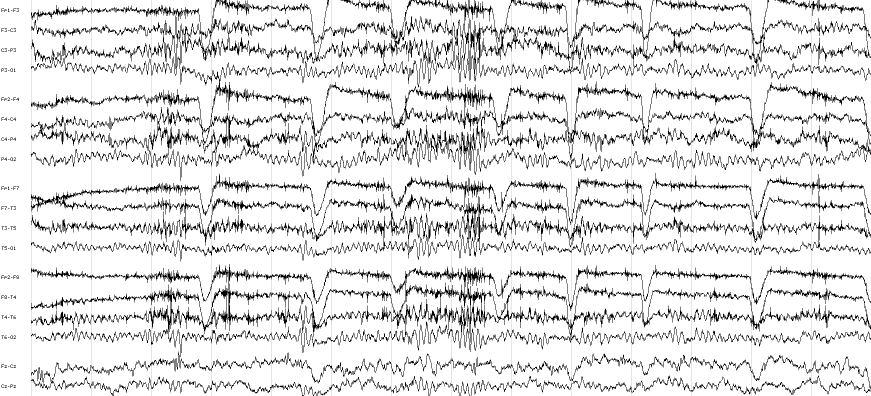
#> input picture scripts/read-lab/corpus/truthpaths/eng-blink-s4.png, 1742 x 792 px, given in place of eye-closure.png, which was not available (shown at 1/2 size)
$ python closure.py
#> lines starting #> are read from the running program, lines starting #| are printed output that depends on the picture; pictures that were not available may be replaced by others from this repository, and a replacement may not be noted
### scripts/read-lab/py/extract.py
"""Trace extraction from a clinical EEG page image.

Scratch investigation instrument. Recovers, per row, y(t) in row-height units,
with an ambiguity mask where traces cross.
"""
from PIL import Image
import numpy as np


def load_ink(path, keep_coloured=False):
    """Dark pixels = trace ink.

    By default coloured pixels are rejected, because published figures carry red
    ECG rows and coloured annotation boxes over black traces. The app's own page is
    the opposite case: it draws each chain in its group colour (blue #1a4fa0, red
    #8b1a1a), so with the default this reader sees ~0.6% ink on an app page against
    ~4.7% on a clinical one — 16 of 18 rows invisible. Pass keep_coloured=True for
    app renders.
    """
    a = np.asarray(Image.open(path).convert('RGB')).astype(int)
    H, W, _ = a.shape
    v = a.sum(axis=2)
    if keep_coloured:
        return v < 420, H, W
    sat = (a.max(axis=2) - a.min(axis=2)) > 45
    ink = (v < 420) & (~sat)          # dark, non-coloured = EEG trace
    return ink, H, W


def grid_period(ink_or_path, lblw=0, path=None):
    a = np.asarray(Image.open(path).convert('RGB')).astype(int)
    H, W, _ = a.shape
    v = a.sum(axis=2)
    prof = ((v > 500) & (v < 700)).sum(axis=0).astype(float)[lblw:]
    prof -= prof.mean()
    if prof.std() == 0:
        return None
    ac = np.correlate(prof, prof, mode='full')[len(prof) - 1:]
    ac /= ac[0]
    for lag in range(8, min(400, len(ac) - 1)):
        if ac[lag] > ac[lag - 1] and ac[lag] >= ac[lag + 1] and ac[lag] > 0.25:
            return lag
    return None


def comb_fit(ink, H, groups, lblw=0, pmin=12, pmax=120):
    prof = ink[:, lblw:].sum(axis=1).astype(float)
    n = sum(groups)
    best = None
    for pitch in np.arange(pmin, pmax, 0.25):
        for gap in np.arange(0, 1.51, 0.05):
            span = (n - 1 + (len(groups) - 1) * gap) * pitch
            if span > H - 4:
                continue
            offs, cum = [], 0
            for g in groups:
                for _ in range(g):
                    offs.append(cum); cum += 1
                cum += gap
            offs = np.array(offs) * pitch
            for y0 in np.arange(2, H - span - 2, 1.0):
                ys = (y0 + offs).astype(int)
                sc = prof[ys].sum()
                if best is None or sc > best[0]:
                    best = (sc, y0, pitch, gap, y0 + offs)
    return best


LIM_ROWS = 4.0   # a row may stray this many row-heights from its baseline.
# Was 0.95, which silently CLIPPED every deflection larger than one row-height —
# reference eye blinks run ~3.5 rows, so they were truncated to ~1.0 and then
# compared against engine values also sitting on the clip. A limit must be wider
# than the largest feature being measured, or it becomes the measurement.


# [39 lines left out: function track_rows, not called in this run]

### scripts/read-lab/py/trackers.py
"""Candidate trace-following methods, for scoring against ground truth.

The question: when traces cross, which reading strategy recovers the right
per-row path? Each function returns ys[row][x] in pixels.
"""
import numpy as np


def _runs(I, x):
    col = np.nonzero(I[:, x])[0]
    out = []
    for y in col:
        if out and y - out[-1][-1] <= 1:
            out[-1].append(y)
        else:
            out.append([y])
    return [(float(np.mean(r)), len(r), r[0], r[-1]) for r in out]


# ── A. order-based: match runs to rows top-to-bottom (the naive reader) ───────
# [148 lines left out: functions track_order, track_nearest, track_velocity, track_peel, _fill, track_peel2, not called in this run]


# ── F. segment-first: reconstruct out of order, anchors before gaps ──────────
def track_segments(I, baselines, pitch, conf_lim=0.6):
    """Do not read left to right.

    1. Find every column where a row is UNAMBIGUOUS — exactly one ink run within
       `conf_lim` of its baseline, and that row is the nearest row to it. There
       attribution is certain and needs no tracking at all.
    2. Those columns are anchors. Ambiguous spans sit BETWEEN two anchors, so
       they are constrained from both sides rather than extrapolated from one.
    3. Fill each span by two-sided interpolation, then snap to real ink where
       ink exists that the interpolation passes near.

    Sequential tracking propagates a single bad pick forever; this cannot,
    because every confident column is fixed independently of its neighbours.
    """
    H, W = I.shape
    n = len(baselines)
    ys = np.full((n, W), np.nan)
    conf = np.zeros((n, W), dtype=bool)
    B = np.asarray(baselines, float)

    for x in range(W):
        r = [c[0] for c in _runs(I, x)]
        if not r:
            continue
        r = np.array(r)
        for i in range(n):
            d = np.abs(r - B[i])
            j = int(np.argmin(d))
            if d[j] > conf_lim * pitch:
                continue
            # the run must belong to THIS row more than to any other
            if int(np.argmin(np.abs(B - r[j]))) != i:
                continue
            if np.sum(d <= conf_lim * pitch) != 1:
                continue
            ys[i, x] = r[j]
            conf[i, x] = True

    for i in range(n):
        idx = np.nonzero(conf[i])[0]
        if len(idx) < 2:
            ys[i] = B[i]
            continue
        ys[i] = np.interp(np.arange(W), idx, ys[i][idx])
        # inside each gap, snap to the nearest real ink to the interpolation
        gaps = np.nonzero(~conf[i])[0]
        for x in gaps:
            if x < idx[0] or x > idx[-1]:
                continue
            r = [c[0] for c in _runs(I, x)]
            if not r:
                continue
            r = np.array(r)
            j = int(np.argmin(np.abs(r - ys[i, x])))
            if abs(r[j] - ys[i, x]) <= 0.9 * pitch:
                ys[i, x] = r[j]
    return ys, conf


# ── G. segments + elimination inside the gaps ───────────────────────────────
# [87 lines left out: functions track_hybrid, _spans, not called in this run]

### scripts/read-lab/py/closure.py
"""What does the PDR do in the seconds after the eyes close? Read it off a page.

After eye closure a real PDR emerges prominently (learningeeg: it "emerges right
after the patient closes their eyes") and can run briefly FASTER than its resting
frequency — "alpha squeak". This measures both on any traced page, relative to the
same page's own settled PDR:

  envelope profile   posterior 8-13 Hz envelope in windows after the closure,
                     over the envelope from +3 s to the next event (the settled PDR)
  frequency profile  posterior alpha frequency in the same windows, from cycle
                     counting on the 7-14 Hz band-passed trace (zero crossings /2 per
                     second) — the reader's own method, counting, not a spectrum

The closure is the most prominent DOWNWARD excursion of the low-passed frontopolar
traces (Bell's phenomenon drives Fp positive = down).

    python closure.py            # the learningeeg eye-closure figure
"""
import os, sys
import numpy as np
from scipy.signal import butter, filtfilt, hilbert, find_peaks

HERE = os.path.dirname(os.path.abspath(__file__))
sys.path.insert(0, HERE)
import extract as E
import trackers as T

WINDOWS = [(0.0, 0.5), (0.5, 1.0), (1.0, 1.5), (1.5, 2.5), (2.5, 3.5)]


def bp(y, fs, lo, hi, order=4):
    b, a = butter(order, [lo / (fs / 2), hi / (fs / 2)], 'band')
    return filtfilt(b, a, np.nan_to_num(y - np.nanmean(y)))


def lp(y, fs, fc):
    b, a = butter(2, fc / (fs / 2), 'low')
    return filtfilt(b, a, np.nan_to_num(y - np.nanmedian(y)))


def closure_time(front_rows, fs, post_rows=None):
    """The eye closure is a frontal POSITIVE (downward) sweep AFTER WHICH THE PDR
    EMERGES — that second half is what makes it a closure and not a blink, and it is
    how learningeeg tells a reader to find it. Taking just the most prominent
    downswing picked x = 1088 on the second figure, where the alpha BEFORE the event
    was 2.2x the alpha after it. So: among prominent downswings, take the one with the
    largest posterior 8-13 Hz envelope rise, (+0.5..+2.5 s) over (-2.5..-0.5 s)."""
    y = np.mean([lp(r, fs, 1.5) for r in front_rows], axis=0)
    pk, pr = find_peaks(y, prominence=0)
    if post_rows is None:
        return pk[np.argmax(pr['prominences'])] / fs
    keep = pk[pr['prominences'] >= 0.3 * pr['prominences'].max()]
    env = np.mean([np.abs(hilbert(bp(r, fs, 8, 13))) for r in post_rows], axis=0)
    n = len(env)
    def rise(k):
        a, b = int(k + 0.5 * fs), int(k + 2.5 * fs)
        c, d = int(k - 2.5 * fs), int(k - 0.5 * fs)
        if c < 0 or b > n:
            return -np.inf
        return env[a:b].mean() / env[c:d].mean()
    k = max(keep, key=rise)
    # Refine on the UNFILTERED trace: a fast Bell's-phenomenon sweep riding on a slower
    # wave has its low-passed maximum pulled onto the slow wave — 0.58 s early on the
    # second figure (x 605 vs the visible sweep at 670). Take the raw extremum within
    # +/-0.6 s of the low-passed pick. (The engine side uses true closure times, which
    # fall at about the peak of its closing sweep.)
    raw = np.mean([np.nan_to_num(r - np.nanmedian(r)) for r in front_rows], axis=0)
    a, b = max(0, int(k - 0.6 * fs)), min(len(raw), int(k + 0.6 * fs))
    return (a + int(np.argmax(raw[a:b]))) / fs


def count_freq(x, fs):
    """Cycles per second by counting zero crossings of a band-passed trace."""
    zc = np.sum(np.diff(np.sign(x)) != 0) / 2
    return zc / (len(x) / fs)


SETTLED = (3.0, 5.5)   # short enough to fit between engine maneuvers; used for both sides


def profile(post_rows, fs, t_close, t_settled=SETTLED):
    env = np.mean([np.abs(hilbert(bp(r, fs, 8, 13))) for r in post_rows], axis=0)
    alpha = [bp(r, fs, 7, 14) for r in post_rows]
    n = len(env)
    seg = lambda a, b: slice(int((t_close + a) * fs), min(n, int((t_close + b) * fs)))
    s = seg(*t_settled)
    ref_env = env[s].mean()
    ref_f = np.mean([count_freq(x[s], fs) for x in alpha])
    out = []
    for a, b in WINDOWS:
        w = seg(a, b)
        out.append((a, b, env[w].mean() / ref_env, np.mean([count_freq(x[w], fs) for x in alpha])))
    pre = seg(-2.5, -0.5)
    return dict(pre_env=env[pre].mean() / ref_env, settled_hz=ref_f, windows=out)


L16 = ['Fp1-F3', 'F3-C3', 'C3-P3', 'P3-O1', 'Fp2-F4', 'F4-C4', 'C4-P4', 'P4-O2',
       'Fp1-F7', 'F7-T3', 'T3-T5', 'T5-O1', 'Fp2-F8', 'F8-T4', 'T4-T6', 'T6-O2']
# Real eye-closure figures: montage READ off the labels, label strip measured by eye.
FIGURES = [('eye-closure.png', 58), ('eye-closure-2.png', 58)]


def read_figure(name, lblw):
    png = os.path.join(HERE, '..', 'corpus', 'online', name)
    ink, H, W = E.load_ink(png)
    pxps = E.grid_period(None, lblw=lblw, path=png)
    best = E.comb_fit(ink, H, [4, 4, 4, 4, 2, 2, 2], lblw=lblw, pmin=15, pmax=40)
    ys, conf = T.track_segments(ink[:, lblw:], list(best[4]), best[2])
    front = [ys[L16.index(l)] for l in ('Fp1-F3', 'Fp2-F4')]
    post = [ys[L16.index(l)] for l in ('P3-O1', 'P4-O2', 'T5-O1', 'T6-O2')]
    tc = closure_time(front, pxps, post)
    print(f'{name}: grid period {pxps} px, pitch {best[2]:.1f} px, page {(W - lblw) / pxps:.1f} s, '
          f'segment-confident {100 * conf.mean():.0f}%, closure at {tc:.2f} s (x = {lblw + tc * pxps:.0f} px)')
    p = profile(post, pxps, tc)
    print(f'   eyes-open 0.5-2.5 s before closure: envelope {p["pre_env"]:.2f} x settled; '
          f'settled PDR {p["settled_hz"]:.2f} Hz by counting')
    return p


def main():
    reals = [read_figure(n, lb) for n, lb in FIGURES]
#> in load_ink, `a = np.asarray(Image.open(path).convert('RGB')).astype(int)`: a: shape (792, 1742, 3) int64; 3 distinct labels, from 0 to 255
#> in load_ink, `v = a.sum(axis=2)`: v: shape (792, 1742) int64; 3 distinct labels, from 0 to 765
#> in load_ink, `sat = (a.max(axis=2) - a.min(axis=2)) > 45`: sat: shape (792, 1742) bool; every value is 0
#> in load_ink, `ink = (v < 420) & (~sat)`:
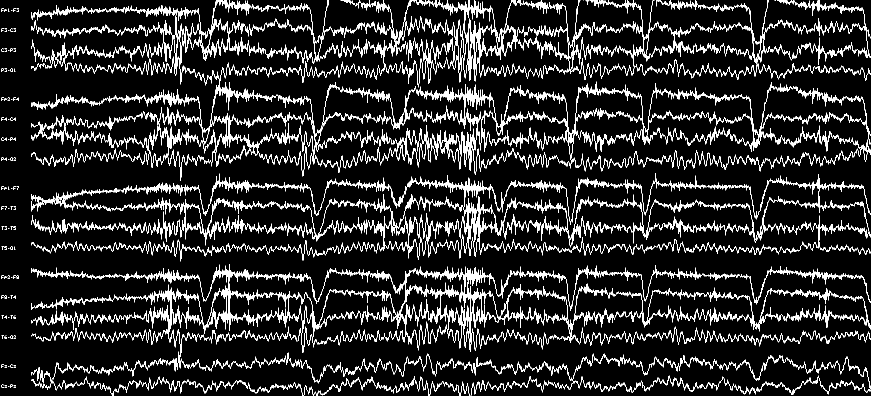
#> ink: shape (792, 1742) bool (shown at 1/2 size); 11.7% white in thin lines or dots
#> in read_figure, `ink, H, W = E.load_ink(png)`: H = 792; W = 1742
#> in grid_period, `prof = ((v > 500) & (v < 700)).sum(axis=0).astype(float)[lblw:]`: prof = 1684 values, max 748 at index 604, min 0 at index 0, mean 5.67
#> in grid_period, `prof -= prof.mean()`: prof = 1684 values, max 742.3 at index 604, min -5.67 at index 0, mean 3.71e-16
#> in grid_period, `ac = np.correlate(prof, prof, mode='full')[len(prof) - 1:]`: ac = 1684 values, max 6464327.1 at index 0, min -54181.7 at index 119, mean 1919.3
#> in grid_period, `ac /= ac[0]`: ac = 1684 values, max 1 at index 0, min -0.00838 at index 119, mean 0.000297
#> the loop in grid_period, `for lag in range(8, min(400, len(ac) - 1)):` made 113 passes
#> in read_figure, `pxps = E.grid_period(None, lblw=lblw, path=png)`: pxps = 120
#> in comb_fit, `prof = ink[:, lblw:].sum(axis=1).astype(float)`: prof = 792 values, max 687 at index 551, min 0 at index 523, mean 202.6
#> after the loop in comb_fit, `for pitch in np.arange(pmin, pmax, 0.25):`: best = 5 items
#> in track_segments, `n = len(baselines)`: n = 22
#> in track_segments, `B = np.asarray(baselines, float)`: B = 22 values from 181 to 650.8
#> after the loop in track_segments, `for x in range(W):`:
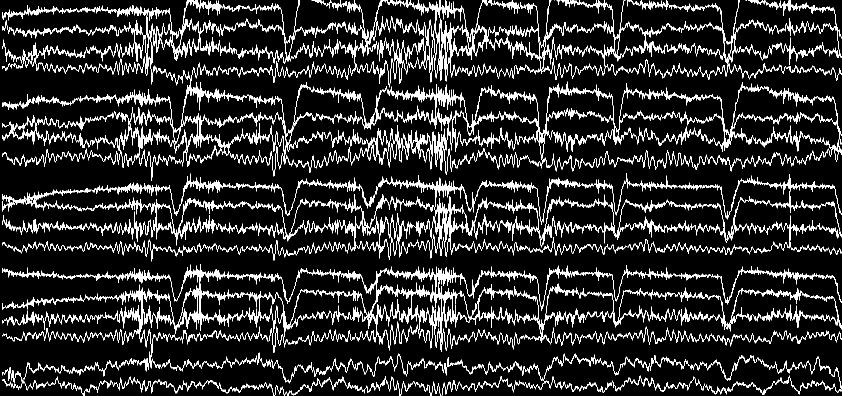
#> I: shape (792, 1684) bool (shown at 1/2 size); 12% white in thin lines or dots
#> the loop in track_segments, `for i in range(n):` made 22 passes
#> idx on pass 17: [5, 380, 392, 604, 772, 773, 1114, 1117, 1253, 1484]
#> in read_figure, `front = [ys[L16.index(l)] for l in ('Fp1-F3', 'Fp2-F4')]`: front = 2 items
#> in read_figure, `post = [ys[L16.index(l)] for l in ('P3-O1', 'P4-O2', 'T5-O1', 'T6-O2')]`: post = 4 items
#> in closure_time, `y = np.mean([lp(r, fs, 1.5) for r in front_rows], axis=0)`: y = 1684 values, max 6.4 at index 454, min -5.26 at index 592, mean 0.23
#> in closure_time, `pk, pr = find_peaks(y, prominence=0)`: pk = [35, 104, 186, 306, 454, 528, 619, 723, 853, 1039, 1159, 1214, 1337, 1421, 1635]; pr = 3 items
#> in closure_time, `keep = pk[pr['prominences'] >= 0.3 * pr['prominences'].max()]`: keep = [186, 306, 454, 723, 853, 1039, 1214, 1421, 1635]
#> in closure_time, `env = np.mean([np.abs(hilbert(bp(r, fs, 8, 13))) for r in post_rows], ..`: env = 1684 values, max 9.17 at index 550, min 0.849 at index 5, mean 3.91
#> in closure_time, `n = len(env)`: n = 1684
#> in rise, `a, b = int(k + 0.5 * fs), int(k + 2.5 * fs)`: a = 246; b = 486
#> in rise, `c, d = int(k - 2.5 * fs), int(k - 0.5 * fs)`: c = -114; d = 126
#> in closure_time, `k = max(keep, key=rise)`: k = 723
#> in closure_time, `raw = np.mean([np.nan_to_num(r - np.nanmedian(r)) for r in front_rows]..`: raw = 1684 values, max 14 at index 549, min -13.48 at index 588, mean 0.217
#> in closure_time, `a, b = max(0, int(k - 0.6 * fs)), min(len(raw), int(k + 0.6 * fs))`: a = 651; b = 795
#> in read_figure, `tc = closure_time(front, pxps, post)`: tc = 6.28
#| eye-closure.png: grid period 120 px, pitch 18.0 px, page 14.0 s, segment-confident 47%, closure at 6.28 s (x = 812 px)
#> in profile, `alpha = [bp(r, fs, 7, 14) for r in post_rows]`: alpha = 4 items
#> in profile, `ref_env = env[s].mean()`: ref_env = 4.12
#> in profile, `ref_f = np.mean([count_freq(x[s], fs) for x in alpha])`: ref_f = 10.35
#> the loop in profile, `for a, b in WINDOWS:` made 5 passes
#> after the loop in profile, `for a, b in WINDOWS:`: out = [(0, 0.5, 1.27, 9.5), (0.5, 1, 1.32, 10.5), (1, 1.5, 1.48, 10.75), (1.5, 2.5, 0.922, 10.5), (2.5, 3.5, 0.886, 9.75)]
#> in read_figure, `p = profile(post, pxps, tc)`: p = {'pre_env': 1.03, 'settled_hz': 10.35, 'windows': [(0, 0.5, 1.27, 9.5), (0.5, 1, 1.32, 10.5), (1, 1.5, 1.48, 10.75), (1.5, 2.5, 0.922, 10.5), (2.5, 3.5, 0.886, 9.75)]}
#|    eyes-open 0.5-2.5 s before closure: envelope 1.03 x settled; settled PDR 10.35 Hz by counting
#> call 2 of load_ink, with keep_coloured = False
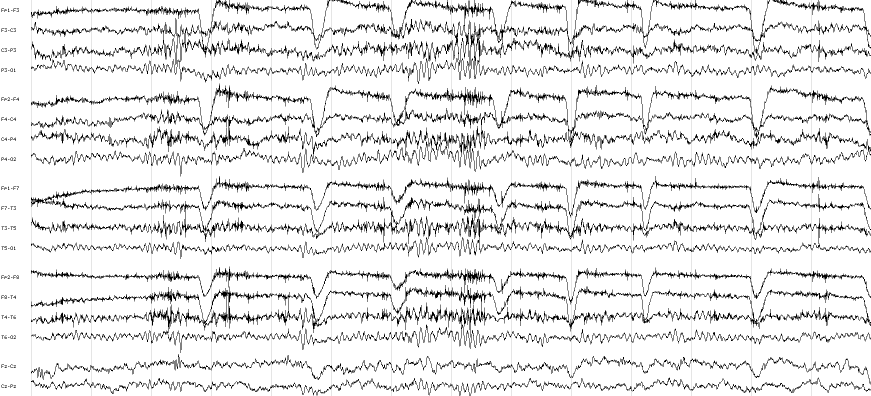
#> input picture scripts/read-lab/corpus/truthpaths/eng-blink-s5.png, 1742 x 792 px, given in place of eye-closure-2.png, which was not available (shown at 1/2 size)
#> in load_ink (call 2), `a = np.asarray(Image.open(path).convert('RGB')).astype(int)`:
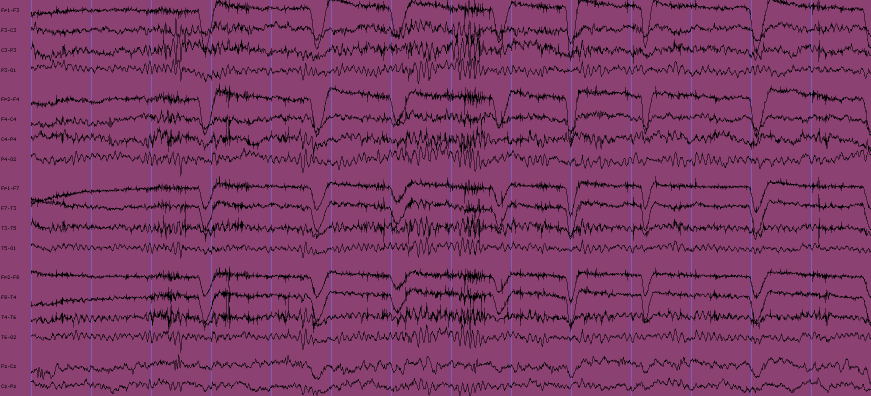
#> a: shape (792, 1742, 3) int64 (shown at 1/2 size); 3 distinct labels, from 0 to 255; one colour per label, 0 black
#> in load_ink (call 2), `v = a.sum(axis=2)`:
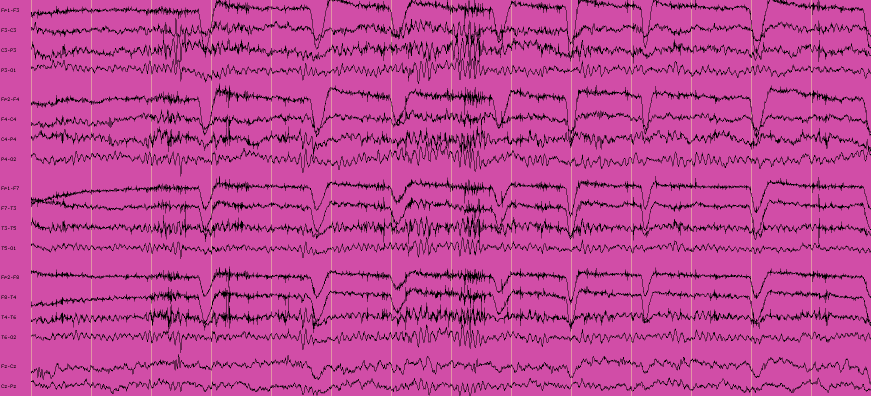
#> v: shape (792, 1742) int64 (shown at 1/2 size); 3 distinct labels, from 0 to 765; one colour per label, 0 black
#> in load_ink (call 2), `ink = (v < 420) & (~sat)`:
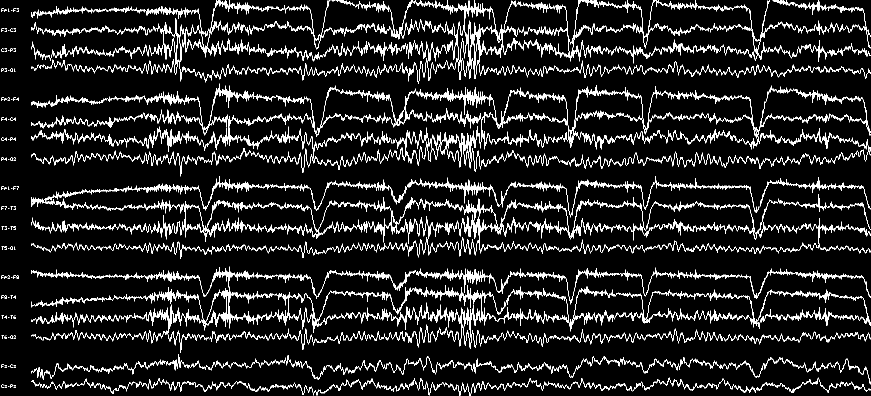
#> ink: shape (792, 1742) bool (shown at 1/2 size); 9.7% white in thin lines or dots
#> the loop in grid_period (call 2), `for lag in range(8, min(400, len(ac) - 1)):` made 113 passes
#> the loop in comb_fit (call 2), `for pitch in np.arange(pmin, pmax, 0.25):` made 100 passes
#> pitch on passes 1 to 12: 15, 15.25, 15.5, 15.75, 16, 16.25, 16.5, 16.75, 17, 17.25, 17.5, 17.75
#> call 2 of track_segments, with pitch = 34.5, conf_lim = 0.6
#> in track_segments (call 2), `B = np.asarray(baselines, float)`: B = 22 values from 25 to 770.2
#> after the loop in track_segments (call 2), `for x in range(W):`:
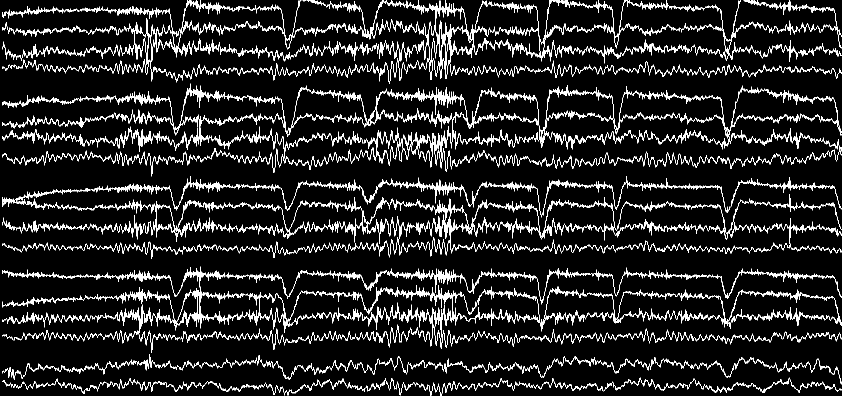
#> I: shape (792, 1684) bool (shown at 1/2 size); 10% white in thin lines or dots
#| eye-closure-2.png: grid period 120 px, pitch 34.5 px, page 14.0 s, segment-confident 75%, closure at 4.83 s (x = 638 px)
#> the loop in profile (call 2), `for a, b in WINDOWS:` made 5 passes
#|    eyes-open 0.5-2.5 s before closure: envelope 0.78 x settled; settled PDR 10.28 Hz by counting
#> reals = 2 items
    p = reals[0]
    real = p['windows']
#> real has the same summary as out in profile
    # the engine, same tracer, same windows, every closure with a clean settled window after it
    import glob, json
    E_env, E_df = [], []
    for j in sorted(glob.glob(os.path.join(HERE, '..', 'corpus', 'reactivity', 'clinical_*_eyeopen.json'))):
        t = json.load(open(j))
        ink2, H2, W2 = E.load_ink(os.path.join(os.path.dirname(j), t['file']))
        LL = [r['label'] for r in t['rows']]
        ys2, _ = T.track_segments(ink2[:, int(t['labelStripPx']):], [r['baselineY'] for r in t['rows']], t['pitchPx'])
        post2 = [ys2[LL.index(l)] for l in ('P3-O1', 'P4-O2', 'T5-O1', 'T6-O2')]
        iv = t['openIntervals']
        for k, (a, b) in enumerate(iv):
            nxt = iv[k + 1][0] if k + 1 < len(iv) else t['seconds']
            if b - a < 1.5 or nxt - b < SETTLED[1] + 0.2 or b < 2.5:
                continue
            q = profile(post2, t['pxPerSec'], b)
            E_env.append([w[2] for w in q['windows']]); E_df.append([w[3] - q['settled_hz'] for w in q['windows']])
    E_env, E_df = np.array(E_env), np.array(E_df)
#> E_env = empty array; E_df = empty array
    print()
    print(f'{"window after closure":<20} ' + ' '.join(f'{"REAL %d env" % (k + 1):>11}' for k in range(len(reals)))
          + f'  {"ENGINE env (n=%d)" % len(E_env):>20}  ' + ' '.join(f'{"REAL %d df" % (k + 1):>10}' for k in range(len(reals)))
          + f'  {"ENGINE df":>16}')
#| window after closure  REAL 1 env  REAL 2 env      ENGINE env (n=0)   REAL 1 df  REAL 2 df         ENGINE df
    for i, (a, b, e, f) in enumerate(real):
        print(f'  +{a:.1f}-{b:.1f} s{"":<9} ' + ' '.join(f'{r["windows"][i][2]:11.2f}' for r in reals)
              + f'  {E_env[:, i].mean():12.2f} +/- {E_env[:, i].std():.2f}  '
              + ' '.join(f'{r["windows"][i][3] - r["settled_hz"]:+10.2f}' for r in reals)
              + f'  {E_df[:, i].mean():+8.2f} +/- {E_df[:, i].std():.2f} Hz')
#> this loop made 1 pass


if __name__ == '__main__':
#> (the run stopped early here; a loop or call above may not have finished)
